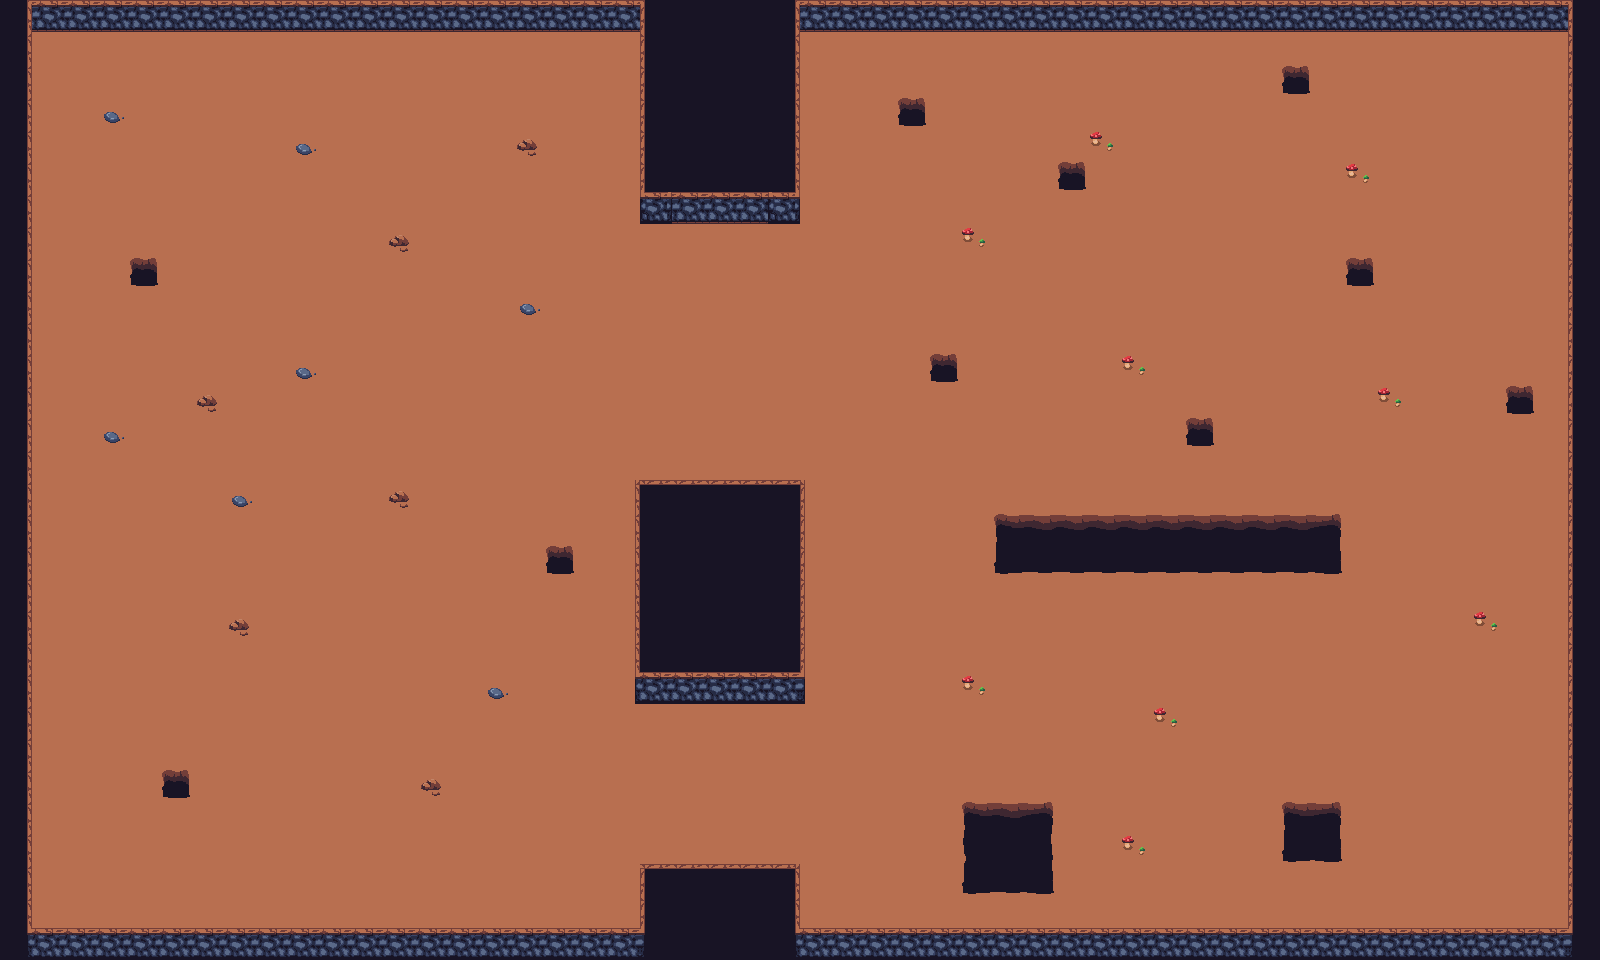

Rendered tile map (Tiled .tmx) drawn with the repository's tilesets; below, a short description and the map source with its tile grids summarised:
An orthogonal 50x30 tile map with 32x32 px tiles, 3 tile layers (Floor, Walls, Details).

<map version="1.9" tiledversion="1.9.0" orientation="orthogonal" renderorder="right-down" width="50" height="30" tilewidth="32" tileheight="32" infinite="0" nextlayerid="4" nextobjectid="1">
 <tileset firstgid="1" name="dungeon" tilewidth="32" tileheight="32" tilecount="64" columns="8">
  <image source="dungeon.png" width="256" height="256" />
  <tile id="3">
   <properties>
    <property name="blocked" value="" />
   </properties>
  </tile>
  <tile id="11">
   <properties>
    <property name="blocked" value="" />
   </properties>
  </tile>
  <tile id="19">
   <properties>
    <property name="blocked" value="" />
   </properties>
  </tile>
  <tile id="36">
   <properties>
    <property name="blocked" value="" />
   </properties>
  </tile>
  <tile id="37">
   <properties>
    <property name="blocked" value="" />
   </properties>
  </tile>
  <tile id="38">
   <properties>
    <property name="blocked" value="" />
   </properties>
  </tile>
  <tile id="43">
   <properties>
    <property name="blocked" value="" />
   </properties>
  </tile>
  <tile id="44">
   <properties>
    <property name="blocked" value="" />
   </properties>
  </tile>
  <tile id="45">
   <properties>
    <property name="blocked" value="" />
   </properties>
  </tile>
  <tile id="46">
   <properties>
    <property name="blocked" value="" />
   </properties>
  </tile>
  <tile id="52">
   <properties>
    <property name="blocked" value="" />
   </properties>
  </tile>
  <tile id="53">
   <properties>
    <property name="blocked" value="" />
   </properties>
  </tile>
  <tile id="54">
   <properties>
    <property name="blocked" value="" />
   </properties>
  </tile>
 </tileset>
 <layer id="1" name="Floor" width="50" height="30">
  <data>[1500 cells, 1500 non-empty, 11 distinct tile ids]</data>
 </layer>
 <layer id="2" name="Walls" width="50" height="30">
  <data>[1500 cells, 196 non-empty, 9 distinct tile ids]</data>
 </layer>
 <layer id="3" name="Details" width="50" height="30">
  <data>[1500 cells, 24 non-empty, 4 distinct tile ids]</data>
 </layer>
</map>
